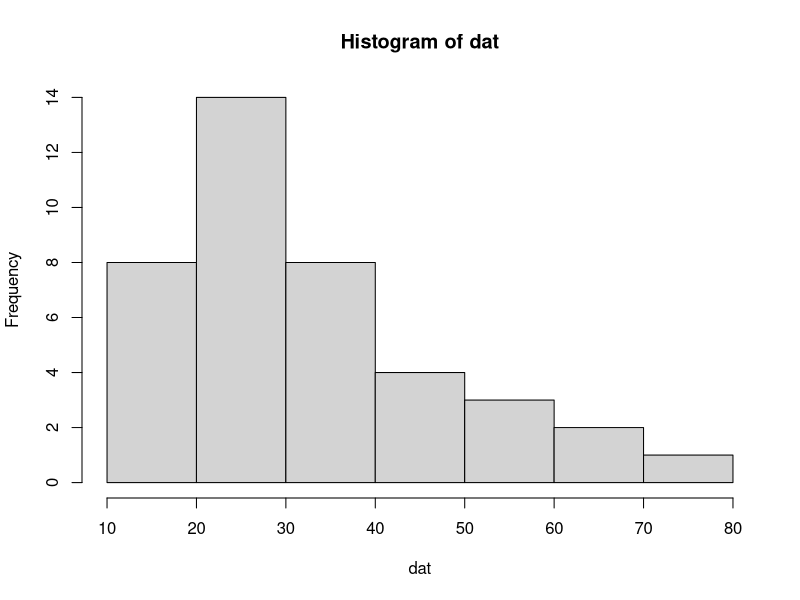
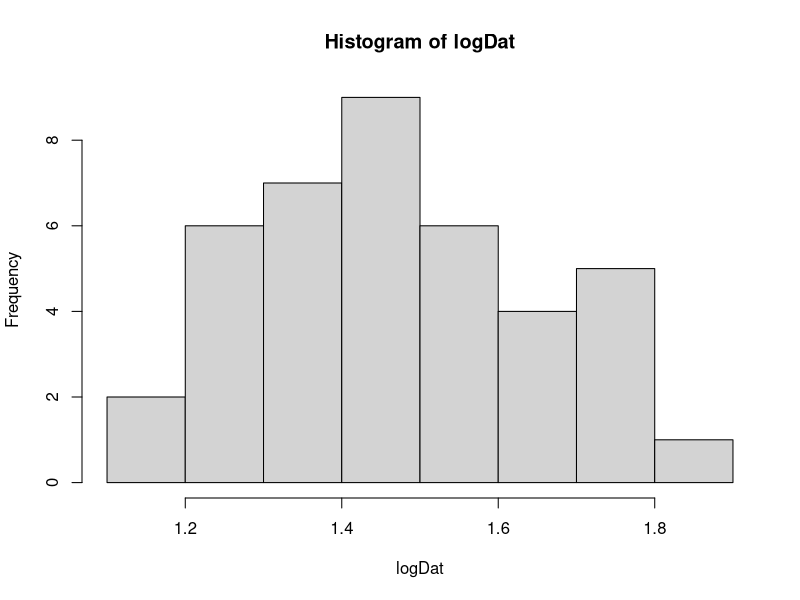

R code for these plots, in order:
dat <- c(28.1, 31.2, 13.7, 46.0, 25.8, 16.8, 34.8, 62.3,
        28.0, 17.9, 19.5, 21.1, 31.9, 28.9, 60.1, 23.7,
        18.6, 21.4, 26.6, 26.2, 32.0, 43.5, 17.4, 38.8,
        30.6, 55.6, 25.5, 52.1, 21.0, 22.3, 15.5, 36.3,
        19.1, 38.4, 72.8, 48.9, 21.4, 20.7, 57.3, 40.9)
hist(dat)
logDat <- log10(dat)
hist(logDat)